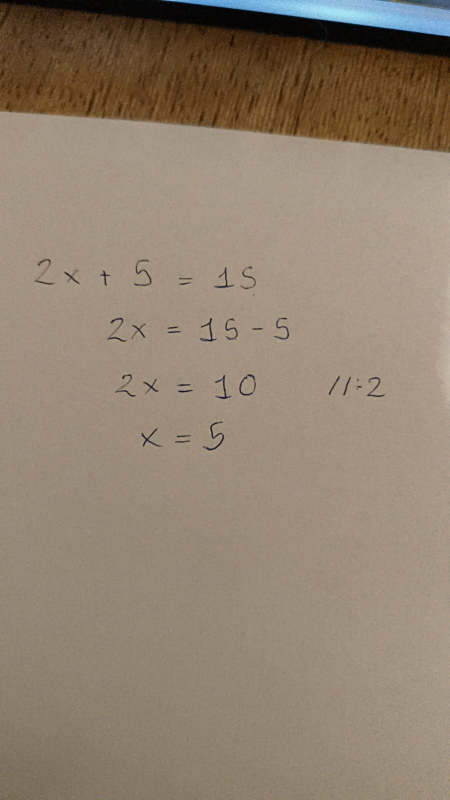
#> input picture ecuCom.jpeg, 899 x 1599 px (shown at 1/2 size)
$ python -i facil.py   (imports and definitions only)
#> lines starting #> are read from the running program, lines starting #| are printed output that depends on the picture; after the words box and inside, x2 and y2 are one past the last pixel; in counts of white or black regions, pixels touching at a corner belong together
#> further down, picture is the input picture: shape (1599, 899, 3); mean B, G, R 112.4, 129.8, 144.8
"""
OCR para ecuaciones manuscritas
Versión simple y robusta - usa easyOCR con correcciones inteligentes
"""

import cv2
import numpy as np
import re

IMAGE_PATH = "ecuCom.jpeg"

# Cargar OCR
# [1 line not run here, left out]
import easyocr
# [1 line that did not run here, left out]
# [1 line not run here, left out]


# ==========================
# DESKEW (corregir rotacion)
# ==========================

def deskew(image):
    """Corrige la rotación de la imagen"""
    gray = cv2.cvtColor(image, cv2.COLOR_BGR2GRAY)
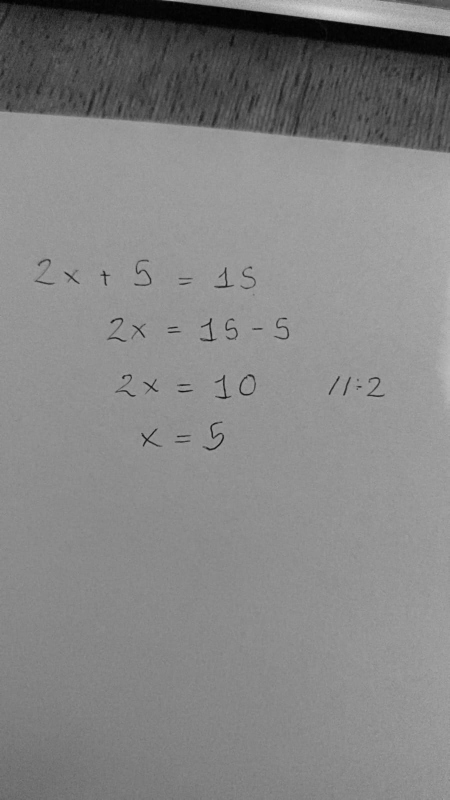
#> gray: shape (1599, 899) (shown at 1/2 size); min 0, max 221, mean 132.3
    edges = cv2.Canny(gray, 50, 150)
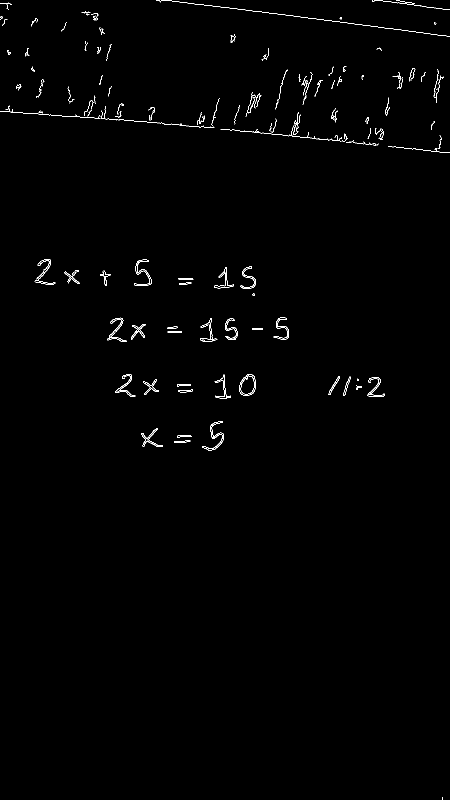
#> edges: shape (1599, 899) (shown at 1/2 size); 0.67% white in thin lines or dots
    lines = cv2.HoughLines(edges, 1, np.pi/180, 200)
#> lines = [[-40, 1.69], [209, 1.68], [222, 1.64]]

    if lines is None:
        return image

    angles = []
    for rho, theta in lines[:, 0]:
        angle = (theta * 180 / np.pi) - 90
        angles.append(angle)
#> this loop made 3 passes
#> (rho, theta, angle) on passes 1 to 3: (-40, 1.69, 7), (209, 1.68, 6), (222, 1.64, 4)
#> after the loop, angles = [7, 6, 4]

    median_angle = np.median(angles)
#> median_angle = 6
    (h, w) = image.shape[:2]
#> h = 1599; w = 899
    center = (w // 2, h // 2)
#> center = (449, 799)
    M = cv2.getRotationMatrix2D(center, median_angle, 1.0)
#> M = [[0.995, 0.105, -81.06], [-0.105, 0.995, 51.31]]

    rotated = cv2.warpAffine(
        image, M, (w, h),
        flags=cv2.INTER_CUBIC,
        borderMode=cv2.BORDER_REPLICATE
    )
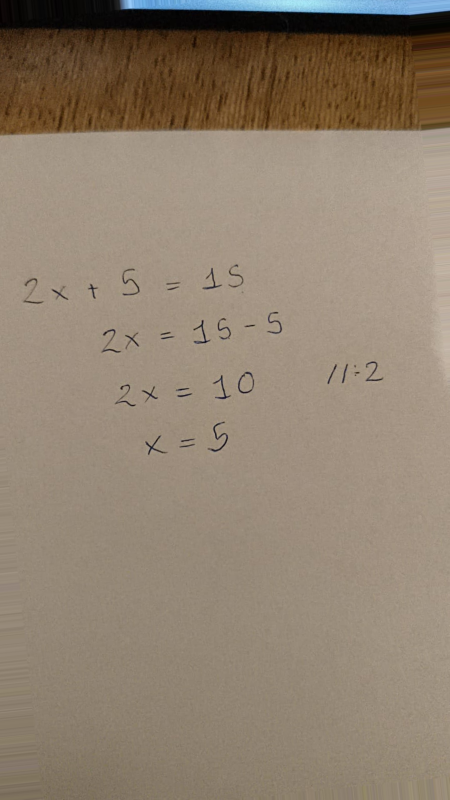
#> rotated: shape (1599, 899, 3) (shown at 1/2 size); mean B, G, R 111.4, 128.8, 143.9
    return rotated


# ==========================
# PREPROCESAMIENTO
# ==========================

# [244 lines left out: functions preprocess, extraer_elementos, agrupar_por_lineas, reconstruir_linea, corregir_linea, main, not called in this run]


# [9 lines not run here, left out]

>>> import cv2
>>> picture = cv2.imread('../ecuCom.jpeg')
>>> result = deskew(picture)

$ run again, on ecuacion.jpeg
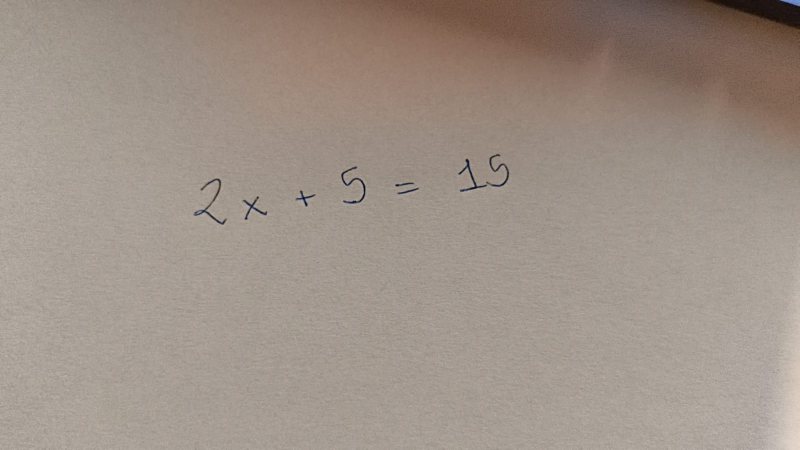
#> input picture ecuacion.jpeg, 1599 x 899 px (shown at 1/2 size)
#> picture is the input picture: shape (899, 1599, 3); mean B, G, R 135.1, 145.2, 157.9
#> in deskew, `gray = cv2.cvtColor(image, cv2.COLOR_BGR2GRAY)`:
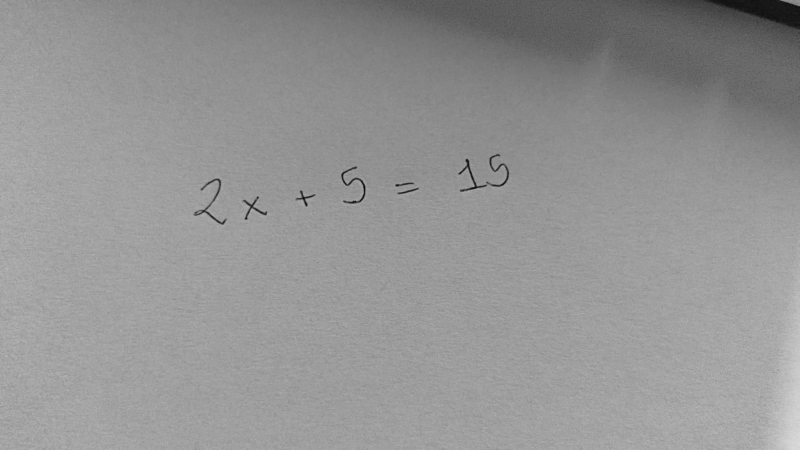
#> gray: shape (899, 1599) (shown at 1/2 size); min 3, max 222, mean 148
#> in deskew, `edges = cv2.Canny(gray, 50, 150)`:
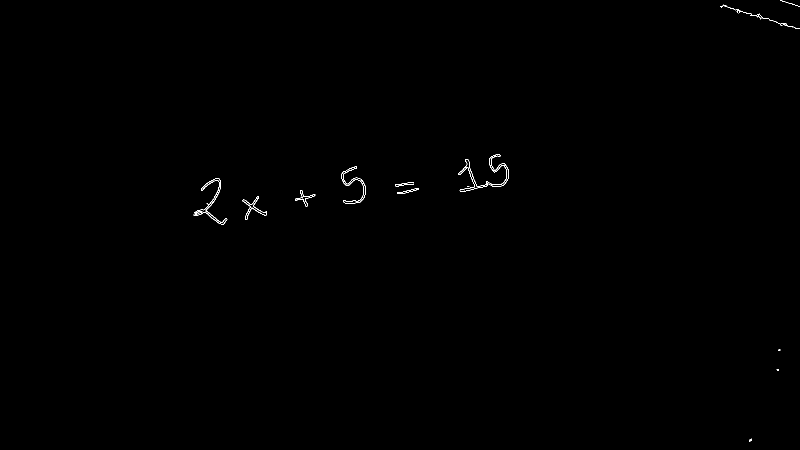
#> edges: shape (899, 1599) (shown at 1/2 size); 0.18% white in thin lines or dots, all inside (x1, y1, x2, y2) = (387, 0, 1599, 883)
#> lines = None
